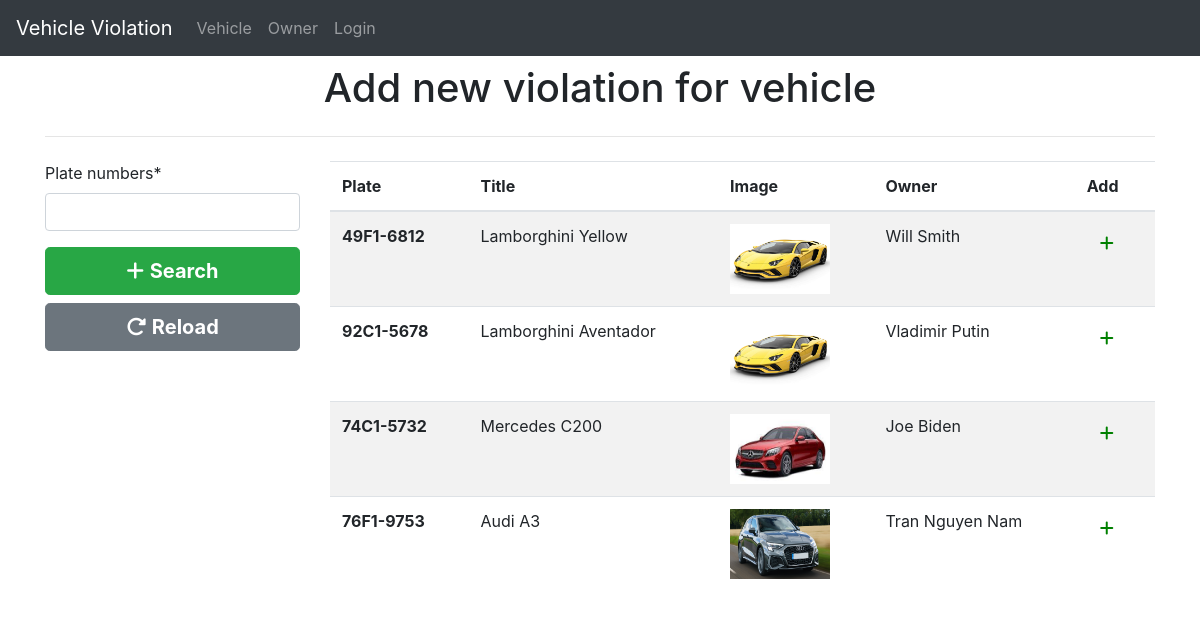
The page /get_vehicle_has_violation/ on the database as committed earlier.
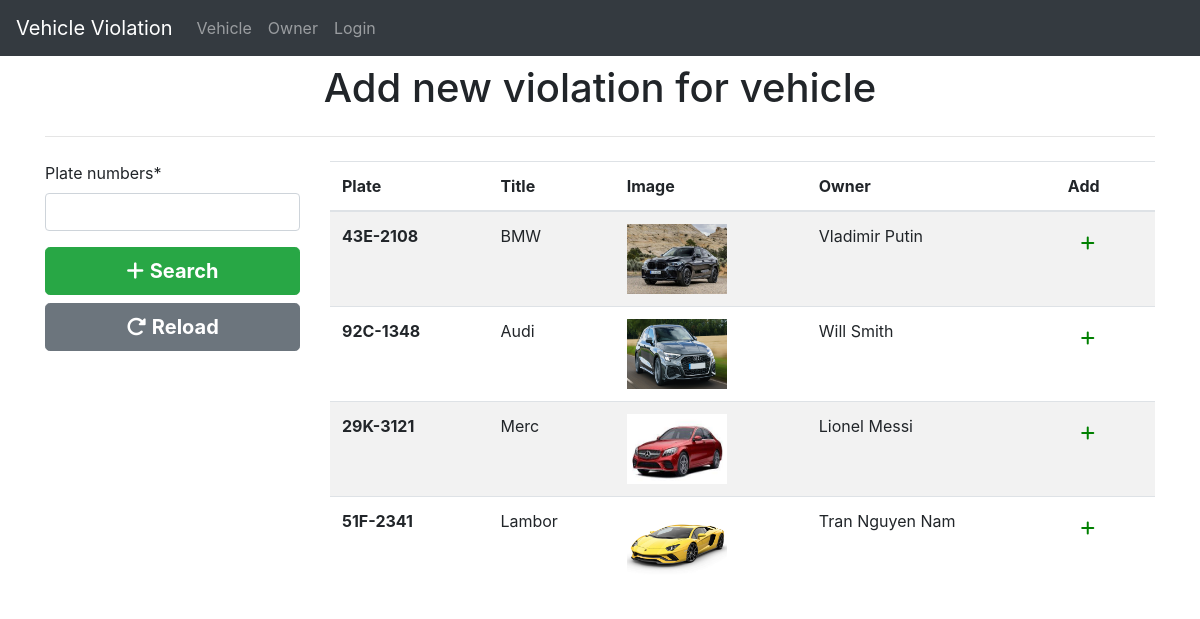
The same page on the database as committed later.
### vehicle/models.py (models this page shows, shortened)
class Vehicle(models.Model):
    plate = models.CharField(max_length=50)
    title = models.CharField(max_length=100)
    color = models.CharField(max_length=20)
    owner = models.ForeignKey(Owner, on_delete=models.CASCADE)
    image = models.ImageField(null=True, blank=True, upload_to='images/')

### owner/models.py (models this page shows)
class Owner(models.Model):
    firstname = models.CharField(max_length=100)
    lastname = models.CharField(max_length=100)
    phone = models.CharField(max_length=20)
    email = models.CharField(max_length=100)
    id_card = models.CharField(max_length=20)
    image = models.ImageField(null=True, blank=True, upload_to='images/')
    def __str__(self):
        return self.firstname + " " + self.lastname

### violation_history/views.py (the view)
# urls.py: path('get_vehicle_has_violation/',views.search_vehicle_has_violation, name='search_vehicle_has_violation'),
@csrf_exempt
def search_vehicle_has_violation(request):
    if request.method == "POST":
        search = request.POST['search']
        vehicle = Vehicle.objects.all().filter(plate__icontains=str(search))
        dt = {
                "Vehicles": vehicle,
                "form": SearchingForm()
            }
        return render(request, 'history/add_violation_history.html', dt)
    else:
        dt = {"Vehicles": Vehicle.objects.all().order_by("-id"), "form": SearchingForm()}
        return render(request, 'history/add_violation_history.html', dt)

### violation_history/forms.py
class SearchingForm(forms.Form):
    search = forms.CharField(max_length=100, label='Plate numbers')

### violation_history/templates/history/add_violation_history.html (shortened to what this page needs)
{% extends 'pages/base.html' %}
{% block content %}
{% load crispy_forms_tags %}
<h1 class="display-6" style="text-align: center;">Add new violation for vehicle</h1>
<hr class="my-4">
<div class="row">
  <div class="col-md-3">
  <form action="" method="POST" autocomplete="off">
  <div class="row">
    <div class="col-md-12">
        {{form.search|as_crispy_field}}
        <button type="submit" class="btn btn-success btn-block btn-lg"><i class="fa-solid fa-plus"></i> <b>Search</b></button>
        <a href="{% url 'search_vehicle_has_violation' %}" class="btn btn-secondary btn-block btn-lg">
            <i class="fa-solid fa-rotate-right"></i> <b>Reload</b>
        </a>
    </div>
    </div>
  </form>
  </div>
  <div class="col-md-9">
    <table class="table table-striped">
        <thead class="border-bottom font-weight-bold">
            <tr>
              <th>Plate</th>
              <th>Title</th>
              <th>Image</th>
              <th>Owner</th>
              <th>Add</th>
            </tr>
        </thead>
        <tbody>
            {% if Vehicles %}
            {% for v in Vehicles %}
              <tr>
                  <td><b>{{ v.plate }}</b></td>
                  <td>{{ v.title }}</td>
                  {% if v.image %}
                  <td><img src="{{ v.image.url }}" width="100" height="70"></td>
                  {% else %}
                  <td>none</td>
                  {% endif %}
                  <td>{{ v.owner }}</td>
                  <td>
                      <a href='{% url 'add_violation_history' v.id %}' class="btn text-secondary ">
                        <i class="fa-solid fa-plus" style="color: green;"></i>
                      </a>
                  </td>
              </tr>
              {% endfor %}
            {% endif %}
        </tbody>
      </table>
    </div>
</div>
{% endblock content %}

### templates/pages/base.html (shortened to what this page needs)
<!DOCTYPE html>
<html lang="en">
<head>
    <link rel="stylesheet" href="https://stackpath.bootstrapcdn.com/bootstrap/4.3.1/css/bootstrap.min.css"
>
    <link rel="stylesheet" href="https://cdnjs.cloudflare.com/ajax/libs/font-awesome/6.4.0/css/all.min.css">
</head>
<body>
  <div style="padding-top: 64px">
    <header style="position: fixed; width: 100%; z-index: 9999; d-flex; top: 0; left: 0">
          <nav class="navbar navbar-expand-lg navbar-dark bg-dark">
              <a class="navbar-brand" href="/">Vehicle Violation</a>
              <div class="collapse navbar-collapse" id="navbarSupportedContent">
                <ul class="navbar-nav mr-auto">
                  <li class="nav-item">
                    <a class="nav-link" href="{% url 'veh' %}">Vehicle</a>
                  </li>
                  <li class="nav-item">
                    <a class="nav-link" href="{% url 'own' %}">Owner</a>
                  </li>
                <ul class="navbar-nav mr-right">
                    {% if user.is_authenticated %}
                    {% if user.is_superuser %}
                    <li class="nav-item">
                      <a class="nav-link" href="{% url 'register' %}">Register</a>
                    </li>
                    {% endif %}
                    <li class="nav-item">
                      <a class="nav-link" href="{% url 'change_password' %}">Change password</a>
                    </li>
                    <li class="nav-item">
                      <b class="nav-link" href="">Hello {{user.username}}</b>
                    </li>
                    <li class="nav-item">
                      <a class="btn btn-warning btn-block btn-lg" href="{% url 'logout' %}"><i class="fa-solid fa-right-from-bracket" style="color: red;"></i> <b style="color: red;">Logout</b></a>
                    </li>
                    {% else %}
                    <li class="nav-item">
                      <a class="nav-link" href="{% url 'login' %}">Login</a>
                    </li>
                    {% endif %}
                </ul>
              </div>
            </nav>
      </header>
  </div>
  <div class="container">
          {% block content %} {% endblock content %}
  </div>
</body>
</html>

Rows that differ between the two databases and show on the page:
removed Vehicle: plate "49F1-6812", title "Lamborghini Yellow", image (picture), owner "Will Smith"
removed Vehicle: plate "92C1-5678", title "Lamborghini Aventador", image (picture), owner "Vladimir Putin"
removed Vehicle: plate "74C1-5732", title "Mercedes C200", image (picture), owner "Joe Biden"
removed Vehicle: plate "76F1-9753", title "Audi A3", image (picture), owner "Tran Nguyen Nam"
added Vehicle: plate "43E-2108", title "BMW", image (picture), owner "Vladimir Putin"
added Vehicle: plate "92C-1348", title "Audi", image (picture), owner "Will Smith"
added Vehicle: plate "29K-3121", title "Merc", image (picture), owner "Lionel Messi"
added Vehicle: plate "51F-2341", title "Lambor", image (picture), owner "Tran Nguyen Nam"
